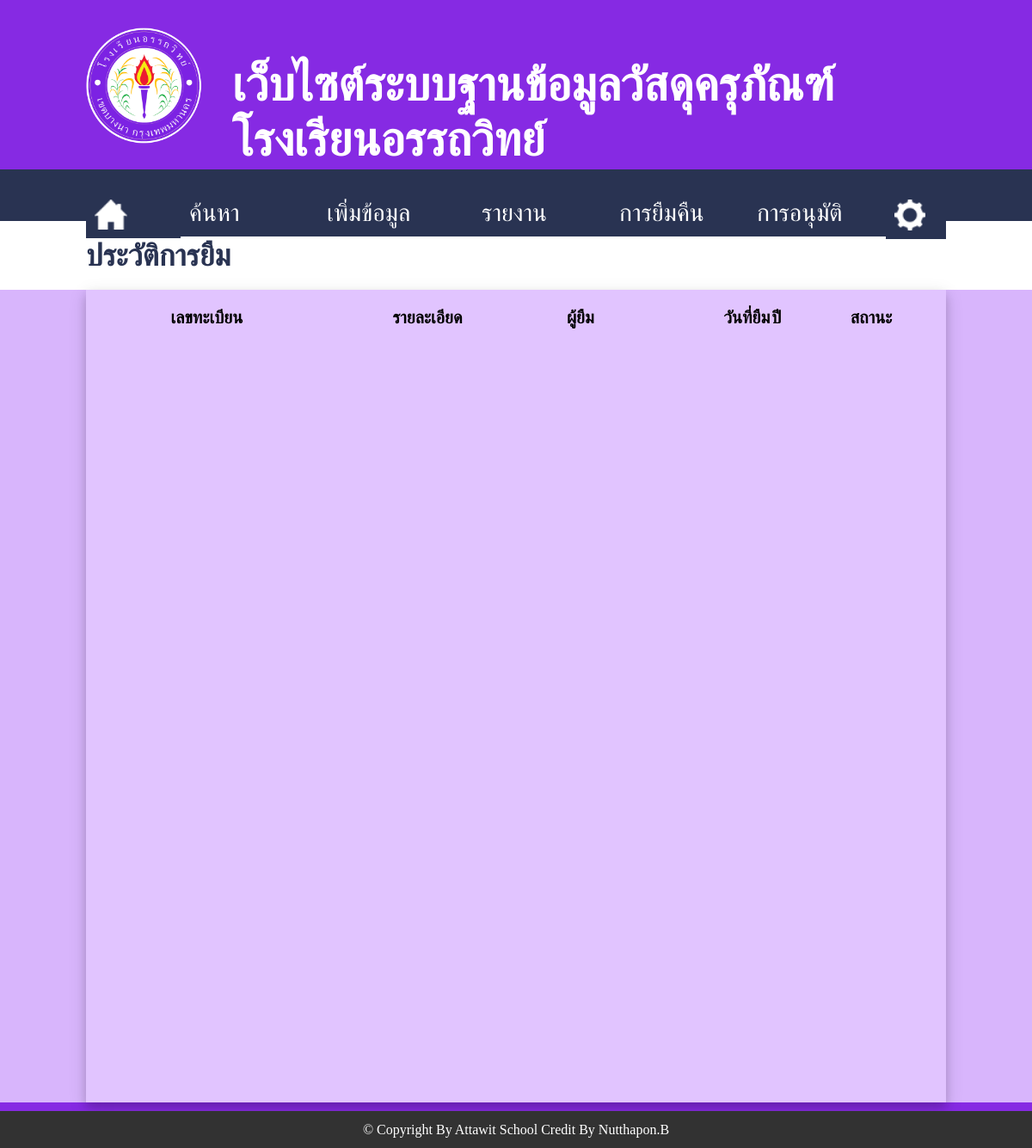
Before: /show_lent.php (signed in) with the older database file.
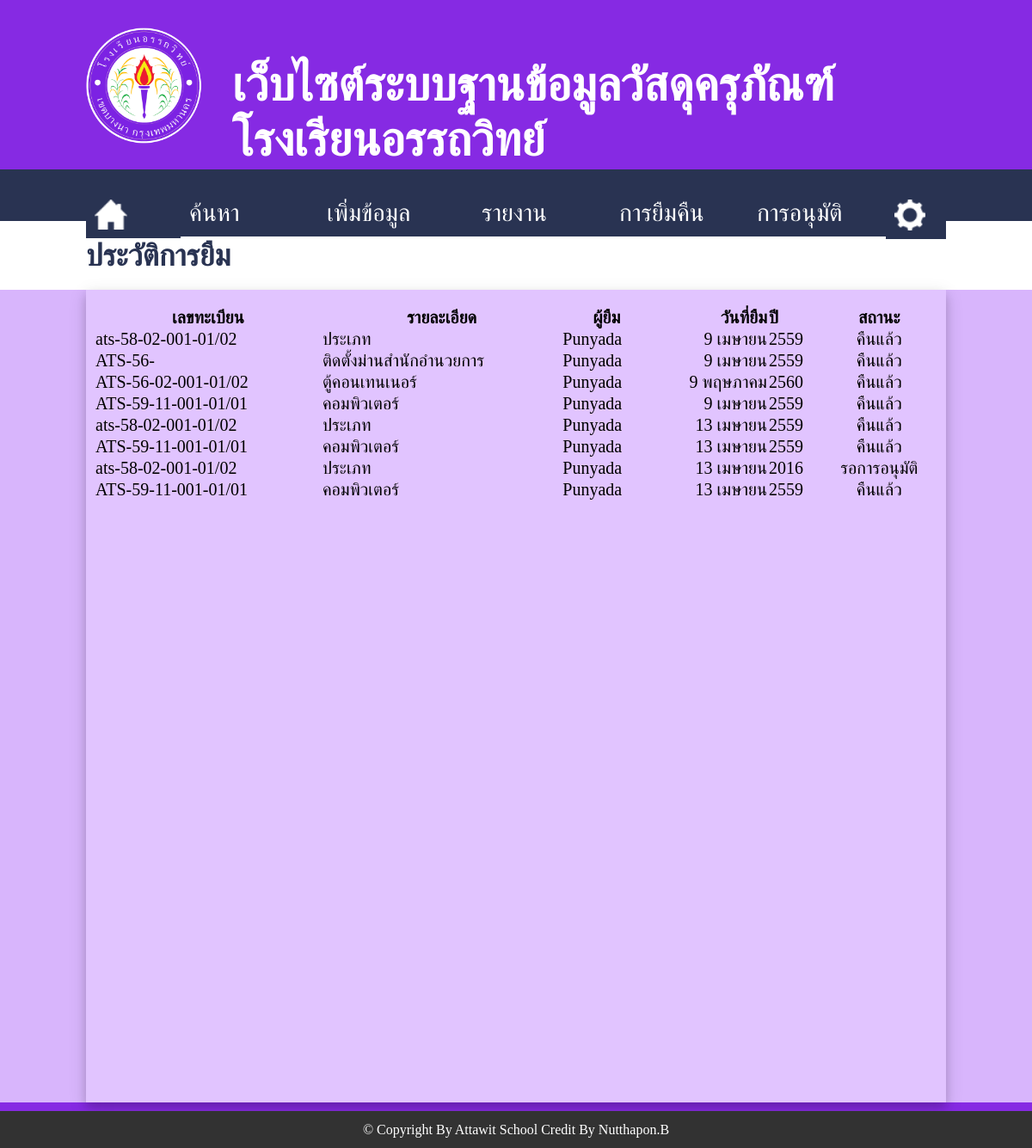
After: the same page with the newer database file.
### tables this page shows
CREATE TABLE `lent_return` (
  `id` int(11) NOT NULL auto_increment,
  `id_data_mda` int(11) NOT NULL,
  `id_mda` varchar(25) NOT NULL,
  `name_mda` varchar(1000) NOT NULL,
  `user_id` int(11) NOT NULL,
  `name_user` varchar(50) NOT NULL,
  `date_lent` varchar(20) NOT NULL,
  `date_return` varchar(20) default NULL,
  `year` varchar(10) NOT NULL,
  `status` int(11) NOT NULL default '0',
  PRIMARY KEY  (`id`)
);

### show_lent.php (the view, shortened to what this page needs)
<?php
include('popup.php');
?>
<html>
<head>
	<link rel="stylesheet" href="style.css">
	<link rel="stylesheet" href="jquery.dataTables.min.css" />
</head>
<body id="search">
	<div style='width:100%; height:180px;'>
		<div style='width:1000px; heigth:100%; margin:auto; padding-top:1%;'>
			<div style='width:15%; heigth:100%; float:left;'>
				<img src='image/logo_ats.png' style="margin-top:20px;" width='90%'>
			</div>
			<div style='width:83%; heigth:100%; float:left; padding-left:2%;'>
				<h1 style="margin-top:55px;">เว็บไซต์ระบบฐานข้อมูลวัสดุครุภัณฑ์โรงเรียนอรรถวิทย์
				</h1>
			</div>
		</div>
	</div>
	<div style='width:100%; height:60px; background:#293352;'>
		<div style='width:1000px; heigth:100%; margin:auto; margin-top:17px; padding-top:12px;'>
			<div id="sMenu" style="width:90px; heigth:100%; float:left;">
				<a href="main_finance.php">
					<div><img src="image/home.png" width="38"></div>
				</a>
			</div>
			<div class="dropdown" style="width:160px; heigth:100%; float:left;">
				<a href="search_mda.php">
					<div class="dropbtn">ค้นหา</div>
				</a>
			</div>
			<a href="add_mda.php">
				<div id="sMenu" style="width:160px; heigth:100%; float:left;">
					<div>เพิ่มข้อมูล</div>
				</div>
			</a>
			<div class="dropdown" style="width:160px; heigth:100%; float:left;">
				<div class="dropbtn">รายงาน</div>
			</div>
			<div class="dropdown" style="width:160px; heigth:100%; float:left;">
				<div class="dropbtn">การยืมคืน</div>
			</div>
			<a href="">
				<div id="sMenu" style="width:140px; heigth:100%; float:left;">
					<div>การอนุมัติ</div>
				</div>
			</a>
			<a href="">
				<div id="sMenu" style="width:50px; heigth:105%; float:left;">
					<div><img src="image/pass.png" width="36"></div>
				</div>
			</a>
		</div>
	</div>
	<div style='width:100%; height:80px; margin-top:-29px; background:#ffffff;'>
		<div style='width:1000px; height:100%; margin:auto; background:#ffffff;'>
			<h2>ประวัติการยืม</h2>
		</div>
	</div>
	<div style='width:100%; height:945px; background:#d8b5fc;'>
		<div style='width:980px; height:925px; padding-top:20px; padding-left:10px; padding-right:10px; background:#e1c4ff; margin:auto; box-shadow: 0 6px 10px 0 rgba(0, 0, 0, 0.14), 0 6px 20px 0 rgba(0, 0, 0, 0.14);'>
			<table id="example" class="display" style="font-size: 20px;" cellspacing="0" width="100%">
		        <thead>
		            <tr>
		                <th>เลขทะเบียน</th>
		                <th>รายละเอียด</th>
		                <th>ผู้ยืม</th>
		                <th align='right'>วันที่ยืม</th>
		                <th align='left'>ปี</th>
		                <th>สถานะ</th>
		            </tr>
		        </thead>
		        <tbody>
		        	<?php
		        	$sql = "SELECT * FROM lent_return";
		        	$query = mysql_query($sql);
		        	while ($data = mysql_fetch_array($query)) {
		        		if ($data['status'] == 0) {
		        			$statusLent = 'รอการอนุมัติ';
		        		} elseif ($data['status'] == 1) {
		        			$statusLent = 'คืนแล้ว';
		        		} else {
		        			$statusLent = 'ยังไม่ได้คืน';
		        		}
		        		$dateInput = date('j F Y', strtotime($data['date_lent']));
						$explodeDate = explode(" ", $dateInput);
						switch($explodeDate[1]) {
						    case "April": $month = "เมษายน"; break;
						    case "May": $month = "พฤษภาคม"; break;
						}
						$date = $explodeDate[0].' '.$month;
		        		echo "
		        		<tr>
			                <td>".$data['id_mda']."</td>
			                <td>".$data['name_mda']."</td>
			                <td>".$data['name_user']."</td>
			                <td align='right'>".$date."</td>
			                <td>".$data['year']."</td>
			                <td><center>".$statusLent."</center></td>
			            </tr>";
		        	}
		        	 ?>
		        </tbody>
		    </table>
		</div>
	</div>
	<div style="background:#323232; width:100%; height:30px; text-align: center; padding-top: 13px; margin-bottom:0px;">
		<font color="#ffffff">&copy Copyright By Attawit School Credit By Nutthapon.B</font>
	</div>
</body>
</html>

Changed rows visible on the page:
added lent_return: id_mda "ats-58-02-001-01/02", name_mda "ประเภท", name_user "Punyada", date_lent "9 เมษายน", year "2559", status "คืนแล้ว"
added lent_return: id_mda "ATS-56-", name_mda "ติดตั้งม่านสำนักอำนวยการ", name_user "Punyada", date_lent "9 เมษายน", year "2559", status "คืนแล้ว"
added lent_return: id_mda "ATS-56-02-001-01/02", name_mda "ตู้คอนเทนเนอร์", name_user "Punyada", date_lent "9 พฤษภาคม", year "2560", status "คืนแล้ว"
added lent_return: id_mda "ATS-59-11-001-01/01", name_mda "คอมพิวเตอร์", name_user "Punyada", date_lent "9 เมษายน", year "2559", status "คืนแล้ว"
added lent_return: id_mda "ats-58-02-001-01/02", name_mda "ประเภท", name_user "Punyada", date_lent "13 เมษายน", year "2559", status "คืนแล้ว"
added lent_return: id_mda "ATS-59-11-001-01/01", name_mda "คอมพิวเตอร์", name_user "Punyada", date_lent "13 เมษายน", year "2559", status "คืนแล้ว"
added lent_return: id_mda "ats-58-02-001-01/02", name_mda "ประเภท", name_user "Punyada", date_lent "13 เมษายน", year "2016", status "รอการอนุมัติ"
added lent_return: id_mda "ATS-59-11-001-01/01", name_mda "คอมพิวเตอร์", name_user "Punyada", date_lent "13 เมษายน", year "2559", status "คืนแล้ว"
